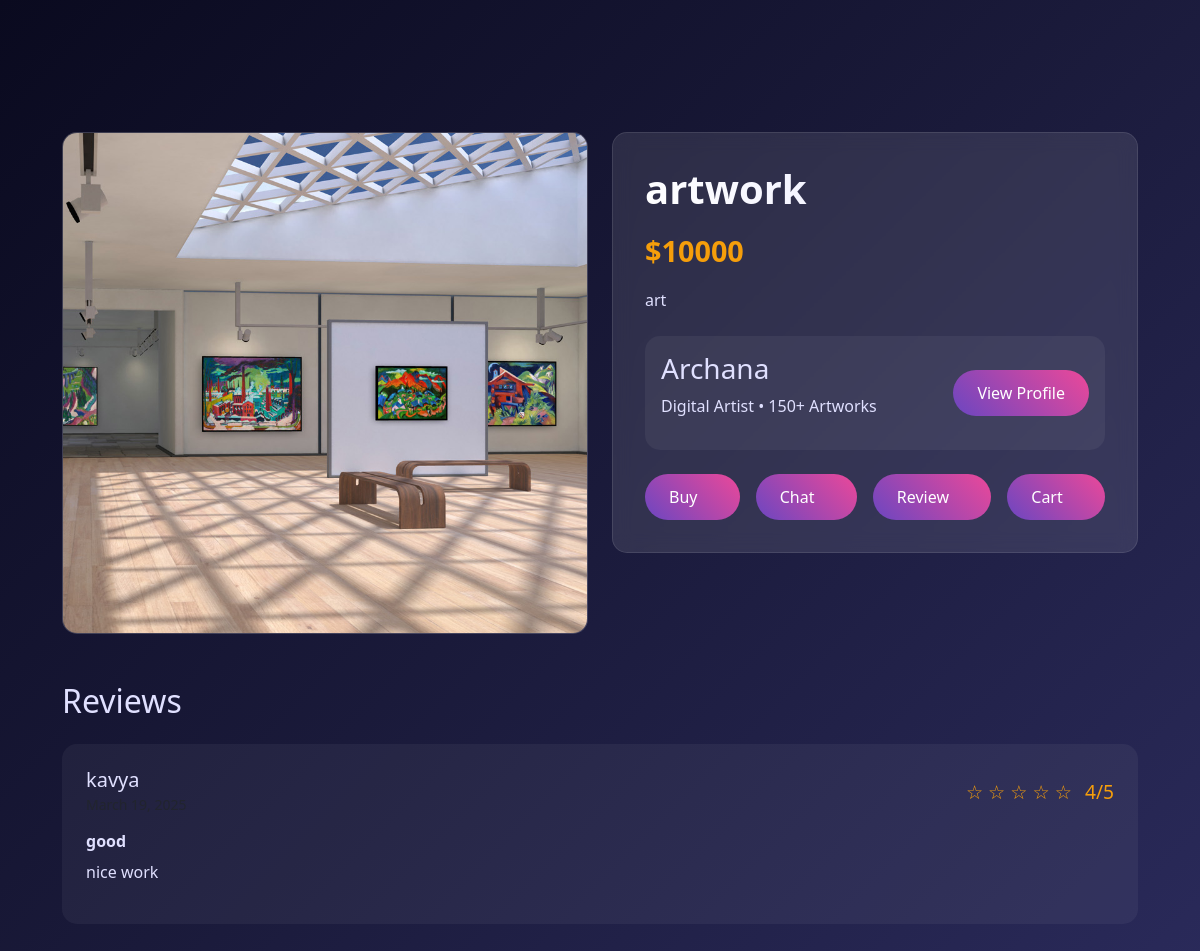
The app's page /details/14/ with its own data.
### art_app/models.py (models this page shows)
class Arttable(models.Model):
    title=models.CharField(max_length=30)
    userid=models.CharField(max_length=30)
    status=models.CharField(max_length=30)
    desc=models.CharField(max_length=80)
    price=models.CharField(max_length=20)
    arttype=models.CharField(max_length=20)
    img=models.ImageField(upload_to='art_photos/',blank=True,null=True)

class Usertable(models.Model):
    name=models.CharField(max_length=30)
    email=models.CharField(max_length=30)
    password=models.CharField(max_length=30)
    role=models.CharField(max_length=30)
    status=models.CharField(max_length=30)

class reviewtable(models.Model):
    userid=models.CharField(max_length=30)
    product_id=models.CharField(max_length=30)
    rev_title=models.CharField(max_length=30)
    rev_body=models.CharField(max_length=30)
    rating=models.CharField(max_length=30)
    date=models.DateField(auto_now_add=True)

### user_app/views.py (the view)
# urls.py: path("details/<int:id>/", views.details_page, name="details"),
def details_page(request,id):
    art = get_object_or_404(Arttable, id=id)  # Fetch the art object by ID
    user_id=art.userid
    user_artist = get_object_or_404(Usertable, id=user_id)  # Fetch the art object by ID
    reviews = reviewtable.objects.filter(product_id=id)
    user_details = [get_object_or_404(Usertable, id=review.userid) for review in reviews]
    reviews_with_users = zip(reviews, user_details)
    return render(request, 'detail.html', {'art': art,'user_artist':user_artist,'reviews_with_users': reviews_with_users})

### user_app/template/detail.html (shortened to what this page needs)
<!DOCTYPE html>
<html lang="en">
<head>
    <link href="https://cdn.jsdelivr.net/npm/bootstrap@5.3.0/dist/css/bootstrap.min.css" rel="stylesheet">
    <link rel="stylesheet" href="https://cdnjs.cloudflare.com/ajax/libs/animate.css/4.1.1/animate.min.css">
</head>
<body>
    <div class="container artwork-container">
        <div class="row">
            <div class="col-lg-6">
                <div class="artwork-image glass animate__animated animate__fadeIn">
                    <img src="{{ art.img.url }}" alt="Digital Dreams">
                </div>
            </div>
            <div class="col-lg-6">
                <div class="artwork-details glass animate__animated animate__fadeIn">
                    <h1 class="artwork-title">{{ art.title }}</h1>
                    <div class="artwork-price">${{ art.price }}</div>
                    <p class="artwork-description">
                        {{ art.desc }}
                    </p>
                    <div class="artist-profile">
                        <div class="artist-info">
                            <h3>{{ user_artist.name }}</h3>
                            <p>Digital Artist • 150+ Artworks</p>
                        </div>
                        <a class="btn-glow ms-auto" style="text-decoration: none;" href="{% url 'artist_profile' user_artist.id %}">View Profile</a>
                    </div>
                    <div class="d-flex gap-3 mt-4">
                        <a class="btn-glow flex-grow-1" href="{% url 'paymentpage' art.id %}"  style="text-decoration: none;">Buy</a>
                        <a href="#" style="text-decoration: none;" class="btn-glow flex-grow-1" onclick="toggleChat(); return false;">Chat</a>
                        <a href="{% url 'reviewpage' art.id %}" style="text-decoration: none;" class="btn-glow flex-grow-1">Review</a>
                        <a href="{% url 'addtocart' art.id %}" style="text-decoration: none;" class="btn-glow flex-grow-1">Cart</a>
                    </div>
                </div>
            </div>
        </div>
        <div class="row mt-5">
            <div class="col-12">
                <h2 class="mb-4">Reviews</h2>
                <div class="reviews-container">
                    {% for review, user in reviews_with_users %}
                        <div class="review-card animate__animated animate__fadeIn">
                            <div class="d-flex justify-content-between align-items-center mb-3">
                                <div class="d-flex align-items-center">
                                    <div>
                                        <h5 class="mb-0">{{ user.name }}</h5>
                                        <small class="text-muted">{{ review.date }}</small>
                                    </div>
                                </div>
                                <div class="rating">
                                    {% for i in "12345"|make_list %}
                                        {% if forloop.counter <= review.rating|default:0|floatformat %}
                                            ★
                                        {% else %}
                                            ☆
                                        {% endif %}
                                    {% endfor %}
                                    <span class="ms-2">{{ review.rating }}/5</span>
                                </div>
                            </div>
                            <h6 class="fw-bold">{{ review.rev_title }}</h6>
                            <p>{{ review.rev_body }}</p>
                        </div>
                    {% empty %}
                        <p>No reviews yet.</p>
                    {% endfor %}
                </div>
            </div>
        </div>
    </div>
</body>
</html>

### user_app/template/detail.html (style rules this page uses)
:root { --primary-color: #6B46C1; --secondary-color: #EC4899; --accent-color: #F59E0B; --dark-bg: #0a0a1f; --card-bg: rgba(255, 255, 255, 0.1); --text-light: #e0e0ff; --glass-effect: rgba(255, 255, 255, 0.1); }
body { background: linear-gradient(135deg, #0a0a1f 0%, #1a1a3a 50%, #2a2a5a 100%); min-height: 100vh; color: var(--text-light); font-family: 'Segoe UI', sans-serif; }
.glass { background: var(--glass-effect); backdrop-filter: blur(10px); border: 1px solid rgba(255, 255, 255, 0.1); border-radius: 15px; }
.artwork-container { margin-top: 100px; padding: 2rem; }
.artwork-image { border-radius: 15px; overflow: hidden; position: relative; }
.artwork-image img { width: 100%; height: 500px; object-fit: cover; transition: transform 0.5s ease; }
.artwork-details { padding: 2rem; }
.artwork-title { font-size: 2.5rem; font-weight: bold; background: linear-gradient(45deg, #fff, #e0e0ff); -webkit-background-clip: text; -webkit-text-fill-color: transparent; margin-bottom: 1rem; }
.artwork-price { font-size: 1.8rem; color: var(--accent-color); font-weight: bold; margin: 1rem 0; }
.artist-profile { display: flex; align-items: center; margin: 1.5rem 0; padding: 1rem; border-radius: 15px; background: rgba(255, 255, 255, 0.05); }
.btn-glow { background: linear-gradient(45deg, var(--primary-color), var(--secondary-color)); border: none; color: white; padding: 0.7rem 1.5rem; border-radius: 25px; transition: all 0.3s ease; position: relative; overflow: hidden; }
.review-card { background: rgba(255, 255, 255, 0.05); border-radius: 15px; padding: 1.5rem; margin-bottom: 1rem; transition: transform 0.3s ease; }
.rating { color: var(--accent-color); font-size: 1.2rem; }

### records on screen
Arttable: img (picture), title "artwork", price "10000", desc "art"
Usertable: name "Archana"
reviewtable: name "kavya", rating "4", rev_title "good", rev_body "nice work"
